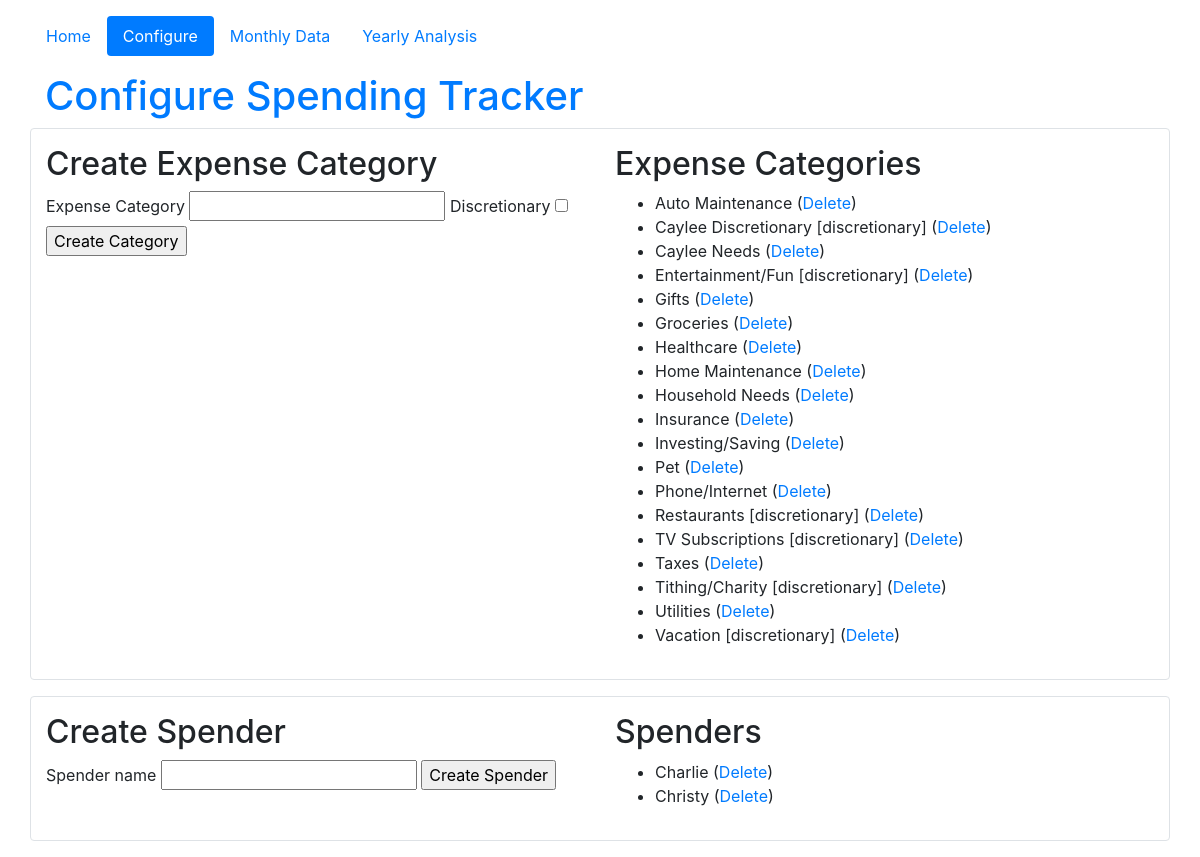
The app's page /configure, older data.
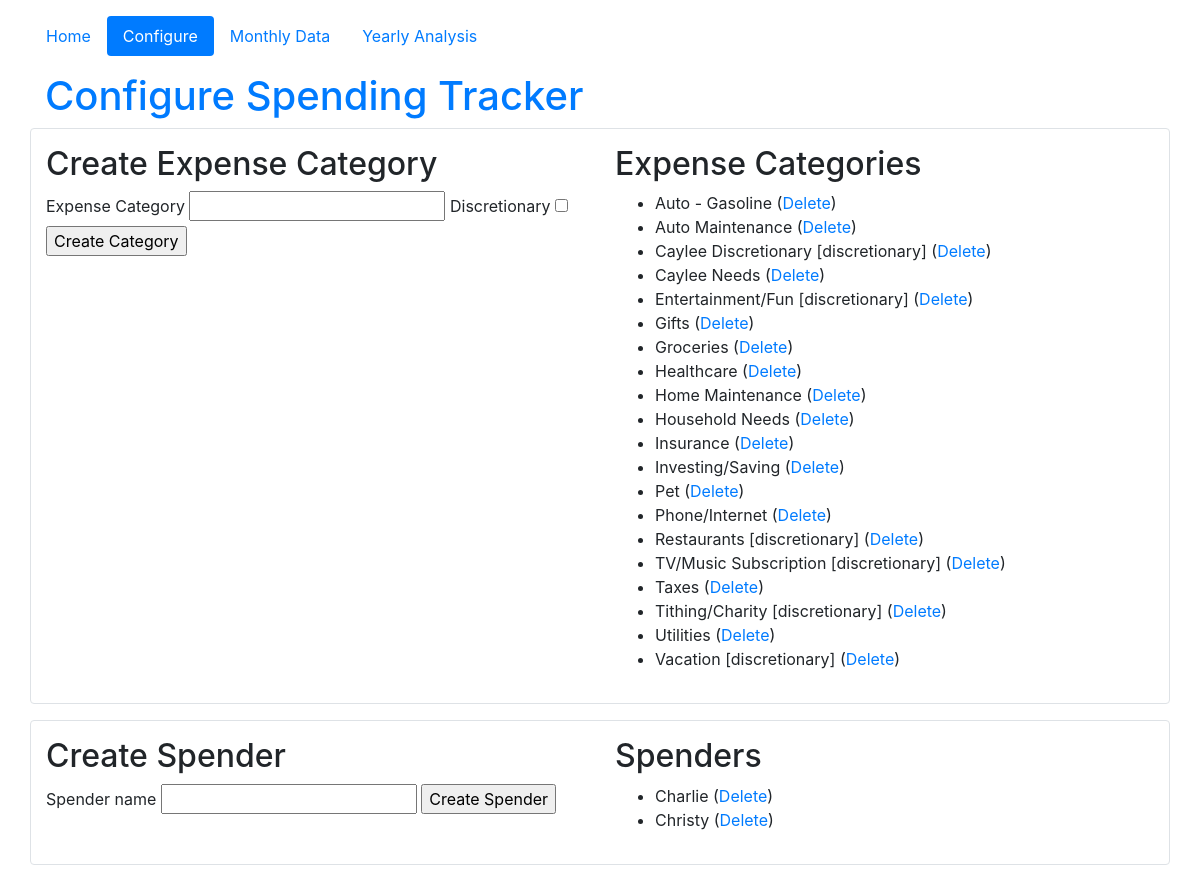
The same page, newer data.
### tracker_app/models.py (models this page shows, shortened)
class Category(db.Model):
	categoryId = db.Column(db.Integer, primary_key=True)
	expenseCategory = db.Column(db.String(50), unique=True, nullable=False)
	discretionary = db.Column(db.Boolean, nullable=False)
	expenses = db.relationship("Expense", backref="myCategory")

class User(db.Model):
    userId = db.Column(db.Integer, primary_key=True)
    username = db.Column(db.String(20), unique=True, nullable=False)
    expenses = db.relationship("Expense", backref="spender")

### tracker_app/routes.py (the view)
@app.route("/configure", methods=["GET","POST"])
def configure():
	newUserForm = forms.NewUserForm()
	newCategoryForm = forms.NewCategoryForm()
	if newUserForm.validate_on_submit():
		user = User(username=newUserForm.username.data)
		db.session.add(user)
		db.session.commit()
		flash(f"User '{user.username}' has been successfully added", "success")
		return redirect(url_for('configure'))
	if newCategoryForm.validate_on_submit():
		cat = Category(expenseCategory=newCategoryForm.category.data, discretionary=newCategoryForm.discretionary.data)
		db.session.add(cat)
		db.session.commit()
		flash(f"User '{cat.expenseCategory}' has been successfully added", "success")
		return redirect(url_for('configure'))
	return render_template('configure.html', users=User.query.order_by(User.username).all(), newUserForm=newUserForm,
				newCategoryForm=newCategoryForm, categories=Category.query.order_by(Category.expenseCategory).all())

### tracker_app/forms.py
class NewUserForm(FlaskForm):
	username = 	StringField('Spender name', validators=[DataRequired()])
	submit = SubmitField('Create Spender')

class NewCategoryForm(FlaskForm):
	category = StringField('Expense Category', validators=[DataRequired()])
	discretionary = BooleanField('Discretionary', default=False)
	submit = SubmitField('Create Category')

### tracker_app/templates/configure.html (shortened to what this page needs)
{% extends 'layout.html' %}
{% set activePage = "configure" %}
{% block content %}
<h1 class="text-primary">Configure Spending Tracker</h1>
<div class="row border rounded py-3" id="expenses-config">
	<div class="col-lg">
		<h2>Create Expense Category</h2>
		<form method="POST" action={{ url_for('configure') }}>
			{{ newCategoryForm.category.label }} {{ newCategoryForm.category(size=20) }}
			{{ newCategoryForm.discretionary.label }} {{ newCategoryForm.discretionary }}<br>
			{{ newCategoryForm.submit }}
		</form>
	</div>
	<div class="col-lg">
		<h2>Expense Categories</h2>
		<ul>
			{% for cat in categories %}
				<li>{{ cat.expenseCategory }}
					{% if cat.discretionary %}[discretionary]{% endif %}
					(<a href={{ url_for('deleteCategory', categoryId=cat.categoryId) }}>Delete</a>)
				 </li>
			{% endfor %}
		</ul>
	</div>
</div>
<div class="row border rounded my-3 py-3" id="users-config">
	<div class="col-sm">
		<h2>Create Spender</h2>
		<form method="POST" action={{ url_for('configure') }}>
			{{ newUserForm.username.label }} {{ newUserForm.username(size=20) }}
			{{ newUserForm.submit }}
		</form>
	</div>
	<div class="col-sm">
		<h2>Spenders</h2>
		<ul>
			{% for user in users %}
				<li>{{ user.username }} (<a href={{ url_for('deleteUser', userId=user.userId) }}>Delete</a>)</li>
			{% endfor %}
		</ul>
	</div>
</div>
{% endblock %}

### tracker_app/templates/layout.html (shortened to what this page needs)
<!DOCTYPE html>
<html lang="en">
<head>
<link rel="stylesheet" href="https://stackpath.bootstrapcdn.com/bootstrap/4.5.0/css/bootstrap.min.css">
</head>
<body>
	<div class="container">
		<div class="row my-3" id="sitenav">
			<nav class="nav nav-pills nav-fill">
				{% set navigation_bar = [
					('home', 'Home'),
					('configure', 'Configure'),
					('showData', 'Monthly Data'),
					('yearlyAnalysis', 'Yearly Analysis'),
				] %}
				{% for id, text in navigation_bar %}
					<a class="nav-item nav-link {% if id == activePage %} active{% endif %}" href="{{ url_for(id) }}">{{ text }}</a>
				{% endfor %}
			</nav>
		</div>
		<div class="row" id="content">
			<div class="col-lg">
				{% block content %}{% endblock %}
			</div>
		</div>
	</div>
</body>
</html>

Row changes from the older to the newer data that the page shows:
removed Category: expenseCategory "TV Subscriptions", discretionary "[discretionary]"
added Category: expenseCategory "Auto - Gasoline"
added Category: expenseCategory "TV/Music Subscription", discretionary "[discretionary]"
